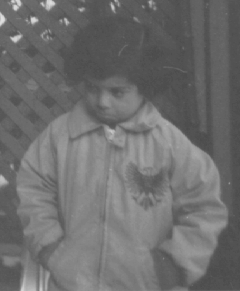
#> input picture Lab3-std/Lab-03-Smoothing-STD/pout.tif, 240 x 291 px
$ jupyter execute Lab_Smoothing_STD.ipynb   (shell and % lines are left out)
#> lines starting #> are read from the running program, lines starting #| are printed output that depends on the picture
### Lab3-std/Lab-03-Smoothing-STD/commonfunctions.py


import skimage.io as io
import matplotlib.pyplot as plt
import numpy as np
from skimage.exposure import histogram
from matplotlib.pyplot import bar
from skimage.color import rgb2gray,rgb2hsv

# Convolution:
from scipy.signal import convolve2d
from scipy import fftpack
import math

from skimage.util import random_noise
from skimage.filters import median
from skimage.filters import gaussian
from skimage.feature import canny


# Edges
from skimage.filters import sobel_h, sobel, sobel_v,roberts, prewitt

# Show the figures / plots inside the notebook
def show_images(images,titles=None):
    #This function is used to show image(s) with titles by sending an array of images and an array of associated titles.
    # images[0] will be drawn with the title titles[0] if exists
    # You aren't required to understand this function, use it as-is.
    n_ims = len(images)
    if titles is None: titles = ['(%d)' % i for i in range(1,n_ims + 1)]
    fig = plt.figure()
    n = 1
    for image,title in zip(images,titles):
        a = fig.add_subplot(1,n_ims,n)
        if image.ndim == 2:
            plt.gray()
        plt.imshow(image)
        a.set_title(title)
        n += 1
    fig.set_size_inches(np.array(fig.get_size_inches()) * n_ims)
    plt.show()


# [6 lines left out: function showHist, not called in this run]

### Lab3-std/Lab-03-Smoothing-STD/Lab_Smoothing_STD.ipynb
# Lab 3
### Averaging Filters

http://scikit-image.org/docs/0.13.x/api/skimage.util.html#skimage.util.random_noise

http://scikit-image.org/docs/dev/api/skimage.filters.html#skimage.filters.median

http://scikit-image.org/docs/dev/api/skimage.filters.html#skimage.filters.gaussian

[cell 1]
from commonfunctions import *
import math
import itertools

[cell 2]
original_img = io.imread('pout.tif')
#> original_img is the input picture: shape (291, 240); min 74, max 224, mean 110.3

noisy_img = random_noise(original_img, mode="s&p",amount=0.05)
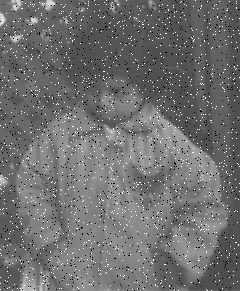
#> noisy_img: shape (291, 240) float64; min 0, max 1, mean 0.437

show_images([original_img, noisy_img], ["original Image", "Original Image with Noise"])
#> in show_images, `n_ims = len(images)`: n_ims = 2
#> the loop in show_images, `for image,title in zip(images,titles):` made 2 passes
#> (title, n) on passes 1 to 2: ('original Image', 2), ('Original Image with Noise', 3)
#> after the loop in show_images, `for image,title in zip(images,titles):`: n = 3
#> in show_images, `plt.show()`:
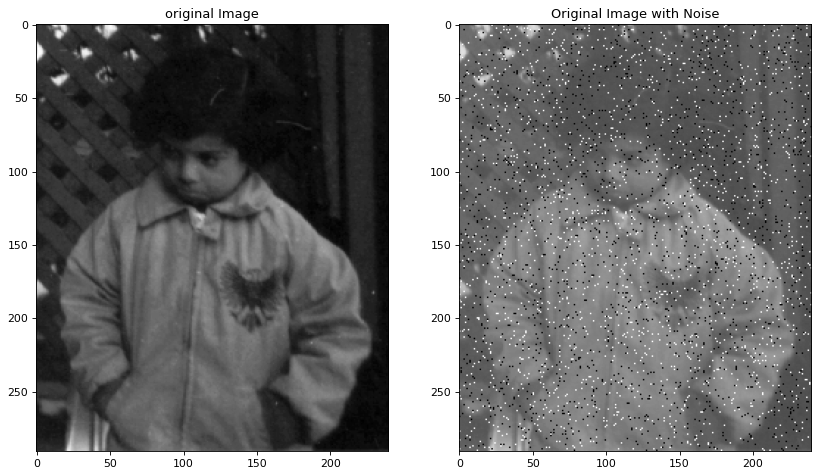
#> figure drawn by matplotlib, 2 panels

[cell 3]
'''
(1) Your own median filter algorithm
'''

def smooth_image_by_median_filter(img):
    img_height = img.shape[0]
#> img_height = 291
    img_width = img.shape[1]
#> img_width = 240

    window_width = 3
    window_height = 3

    edgeX = (window_width  // 2)
    edgeY = (window_height // 2)

    smoothed_img = np.zeros_like(img)

    for x, y in itertools.product(range(edgeX,img_width - edgeX), range(edgeY, img_height - edgeY)):

            coloured_array = np.zeros((window_height, window_width))

            for fx, fy in itertools.product(range(0, window_width), range(0, window_height)):
                coloured_array[fy][fx] = img[y + fy - edgeY][x + fx - edgeX]

            coloured_array = np.sort(coloured_array.flatten())
            median_index = (window_height * window_width) // 2
            smoothed_img[y][x] = coloured_array[median_index]

    return smoothed_img

[cell 4]
smoothed_image = smooth_image_by_median_filter(img=noisy_img)
show_images([noisy_img,smoothed_image],["Image with Noise","Smoothed Image"])
#> the loop in show_images (call 2), `for image,title in zip(images,titles):` made 2 passes
#> after the loop in show_images (call 2), `for image,title in zip(images,titles):`: n = 3
#> in show_images (call 2), `plt.show()`:
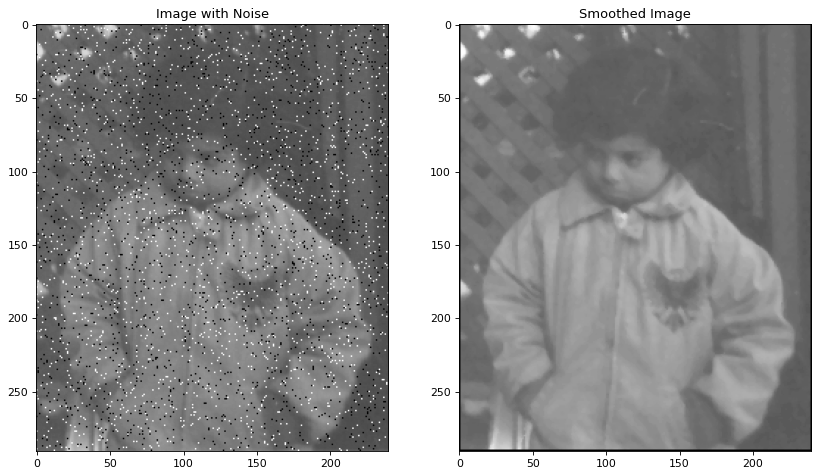
#> figure drawn by matplotlib, 2 panels

[cell 5]
'''
(2) skimage median filter
'''
ski_smoothed_median_image = median(noisy_img)
show_images(
    [noisy_img, smoothed_image, ski_smoothed_median_image],
    ["Image with Noise", "Current Algorithm's Image", "Skimage's Smoothed Image"],
)
#> the loop in show_images (call 3), `for image,title in zip(images,titles):` made 3 passes
#> title on passes 1 to 3: 'Image with Noise', "Current Algorithm's Image", "Skimage's Smoothed Image"
#> after the loop in show_images (call 3), `for image,title in zip(images,titles):`: n = 4
#> in show_images (call 3), `plt.show()`:
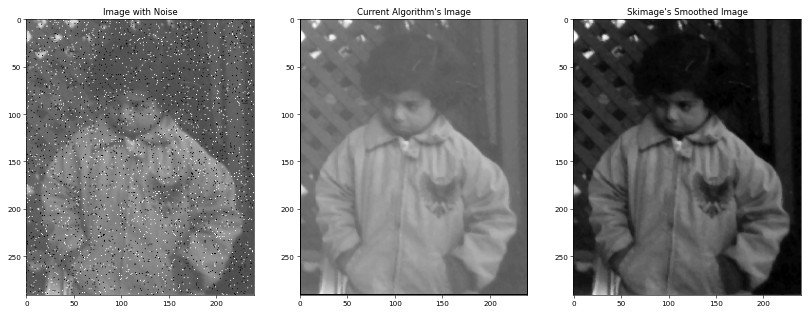
#> figure drawn by matplotlib, 3 panels

[cell 6]
'''
(3) Gaussian Filters
'''

ski_smoothed_gaussian_image_1 = gaussian(noisy_img,sigma=0.2)
ski_smoothed_gaussian_image_2 = gaussian(noisy_img,sigma=3)
ski_smoothed_gaussian_image_3 = gaussian(noisy_img,sigma=8)
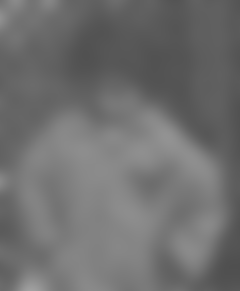
#> ski_smoothed_gaussian_image_3: shape (291, 240) float64; min 0.313, max 0.63, mean 0.437
show_images(
    [
        noisy_img,
        ski_smoothed_gaussian_image_1,
        ski_smoothed_gaussian_image_2,
        ski_smoothed_gaussian_image_3,
    ],
    [
        "Image with Noise",
        "Gaussian Filtered Image (Sigma=0.2)",
        "Gaussian Filtered Image (Sigma=3)",
        "Gaussian Filtered Image (Sigma=8)",
    ],
)

[cell 7]
ski_smoothed_gaussian_image = gaussian(noisy_img, sigma=1.23)
show_images(
    [noisy_img, smoothed_image, ski_smoothed_gaussian_image],
    ["Image with Noise", "Current Algorithm's Image", "Gaussian Filtered Image (Sigma=1.97)"],
)
